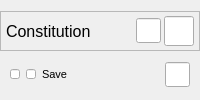
      <widget class="QWidget" name="widget_70" native="true">
       <layout class="QVBoxLayout" name="verticalLayout_38" stretch="0,0">
        <property name="spacing">
         <number>0</number>
        </property>
        <property name="leftMargin">
         <number>0</number>
        </property>
        <property name="topMargin">
         <number>0</number>
        </property>
        <property name="rightMargin">
         <number>0</number>
        </property>
        <property name="bottomMargin">
         <number>0</number>
        </property>
        <item>
         <widget class="QFrame" name="frame_8">
          <property name="minimumSize">
           <size>
            <width>0</width>
            <height>40</height>
           </size>
          </property>
          <property name="maximumSize">
           <size>
            <width>16777215</width>
            <height>40</height>
           </size>
          </property>
          <property name="frameShape">
           <enum>QFrame::StyledPanel</enum>
          </property>
          <property name="frameShadow">
           <enum>QFrame::Plain</enum>
          </property>
          <layout class="QHBoxLayout" name="horizontalLayout_30">
           <property name="spacing">
            <number>3</number>
           </property>
           <property name="leftMargin">
            <number>5</number>
           </property>
           <property name="topMargin">
            <number>0</number>
           </property>
           <property name="rightMargin">
            <number>5</number>
           </property>
           <property name="bottomMargin">
            <number>0</number>
           </property>
           <item>
            <widget class="QLabel" name="label_37">
             <property name="font">
              <font>
               <pointsize>12</pointsize>
              </font>
             </property>
             <property name="text">
              <string notr="true">Constitution</string>
             </property>
             <property name="textFormat">
              <enum>Qt::AutoText</enum>
             </property>
            </widget>
           </item>
           <item>
            <widget class="QLineEdit" name="lineEdit_116">
             <property name="minimumSize">
              <size>
               <width>25</width>
               <height>25</height>
              </size>
             </property>
             <property name="maximumSize">
              <size>
               <width>25</width>
               <height>25</height>
              </size>
             </property>
             <property name="alignment">
              <set>Qt::AlignCenter</set>
             </property>
            </widget>
           </item>
           <item>
            <widget class="QLineEdit" name="lineEdit_117">
             <property name="minimumSize">
              <size>
               <width>30</width>
               <height>30</height>
              </size>
             </property>
             <property name="maximumSize">
              <size>
               <width>30</width>
               <height>30</height>
              </size>
             </property>
             <property name="alignment">
              <set>Qt::AlignCenter</set>
             </property>
            </widget>
           </item>
          </layout>
         </widget>
        </item>
        <item>
         <widget class="QWidget" name="widget_71" native="true">
          <property name="minimumSize">
           <size>
            <width>0</width>
            <height>25</height>
           </size>
          </property>
          <property name="maximumSize">
           <size>
            <width>16777215</width>
            <height>25</height>
           </size>
          </property>
          <layout class="QHBoxLayout" name="horizontalLayout_41">
           <property name="leftMargin">
            <number>10</number>
           </property>
           <property name="topMargin">
            <number>0</number>
           </property>
           <property name="rightMargin">
            <number>10</number>
           </property>
           <property name="bottomMargin">
            <number>0</number>
           </property>
           <item>
            <widget class="QLineEdit" name="lineEdit_118">
             <property name="minimumSize">
              <size>
               <width>10</width>
               <height>10</height>
              </size>
             </property>
             <property name="maximumSize">
              <size>
               <width>10</width>
               <height>10</height>
              </size>
             </property>
             <property name="alignment">
              <set>Qt::AlignCenter</set>
             </property>
            </widget>
           </item>
           <item>
            <widget class="QLineEdit" name="lineEdit_119">
             <property name="minimumSize">
              <size>
               <width>10</width>
               <height>10</height>
              </size>
             </property>
             <property name="maximumSize">
              <size>
               <width>10</width>
               <height>10</height>
              </size>
             </property>
             <property name="alignment">
              <set>Qt::AlignCenter</set>
             </property>
            </widget>
           </item>
           <item>
            <widget class="QLabel" name="label_42">
             <property name="font">
              <font>
               <pointsize>8</pointsize>
              </font>
             </property>
             <property name="text">
              <string>Save</string>
             </property>
            </widget>
           </item>
           <item>
            <widget class="QLineEdit" name="lineEdit_120">
             <property name="minimumSize">
              <size>
               <width>25</width>
               <height>25</height>
              </size>
             </property>
             <property name="maximumSize">
              <size>
               <width>25</width>
               <height>25</height>
              </size>
             </property>
             <property name="alignment">
              <set>Qt::AlignCenter</set>
             </property>
            </widget>
           </item>
          </layout>
         </widget>
        </item>
       </layout>
      </widget>
